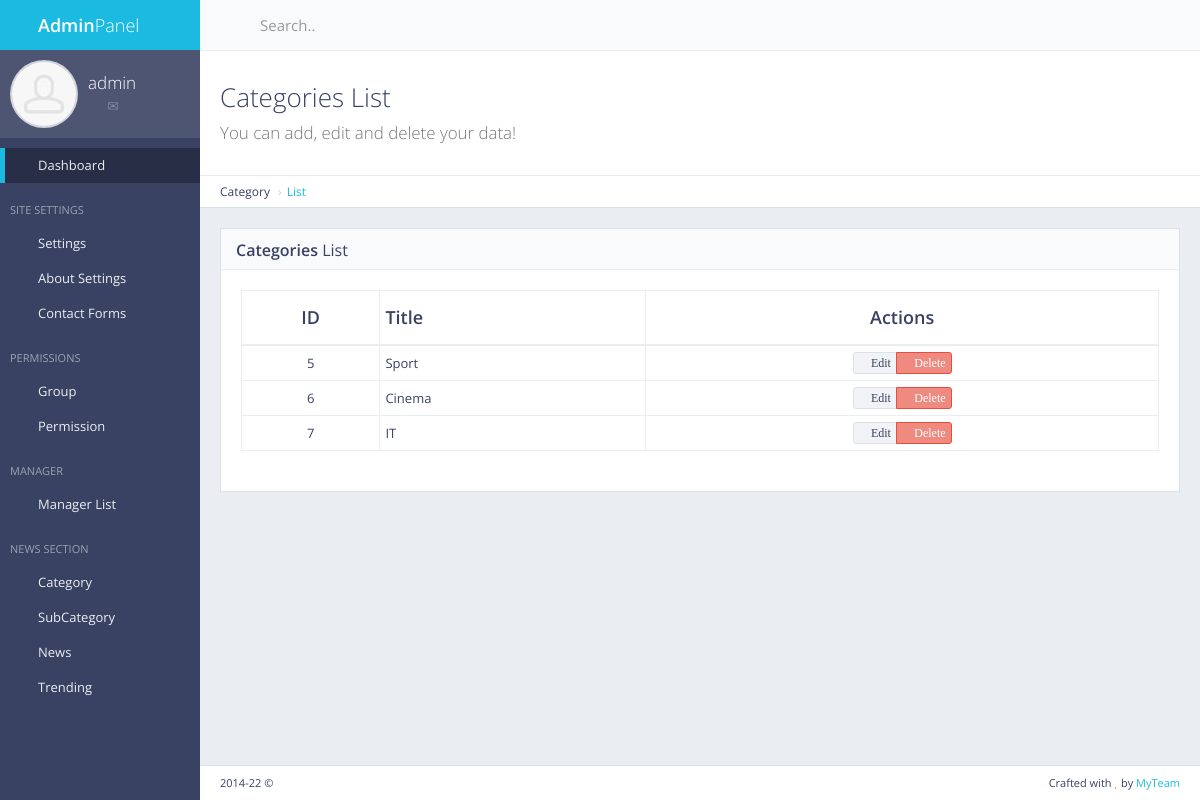
The app's page /panel/category/list/ (signed in) with its own data.
### cat/models.py (models this page shows, shortened)
class Cat(models.Model):
    name = models.CharField(max_length=50)
    count = models.IntegerField(default=0)

### cat/views.py (the view)
# urls.py: re_path(r'panel/category/list/$', views.cat_list, name='cat_list'),
def cat_list(request):
    if not request.user.is_authenticated :
        return redirect('mylogin')
    cat = Cat.objects.all()
    return render(request, 'back/cat_list.html', {'cat': cat})

### main/templatetags/extera_auth.py (called while the page is built)
@register.filter(name='has_group')
def has_group(user, group_name):
    return user.groups.filter(name=group_name).exists()

### main/templates/back/cat_list.html (shortened to what this page needs)
{% extends 'back/master.html' %}
{% load static %}
{% block mainblock %}
    <div class="content-header">
        <div class="header-section">
            <h1>
                <i class="fa fa-table"></i>Categories List<br><small>You can add, edit and delete your data!</small>
            </h1>
        </div>
    </div>
    <ul class="breadcrumb breadcrumb-top">
        <li>Category</li>
        <li><a href="/panel/category/list/">List</a></li>
    </ul>
    <div class="block full">
        <div class="block-title">
            <h2><strong>Categories</strong> List</h2>
        </div>
        <div class="table-responsive">
            <table id="example-datatable" class="table table-vcenter table-condensed table-bordered">
                <thead>
                    <tr>
                        <th class="text-center">ID</th>
                        <th>Title</th>
                        <th class="text-center">Actions</th>
                    </tr>
                </thead>
                <tbody>
                    {% for cc in cat %}
                    <tr>
                        <td class="text-center">{{ cc.pk }}</td>
                        <td>{{ cc.name }}</td>
                        <td class="text-center">
                            <div class="btn-group">
                                <a href="" data-toggle="tooltip" title="Edit" class="btn btn-xs btn-default"><i class="fa fa-pencil"> Edit</i></a>
                                <a href="" data-toggle="tooltip" title="Delete" class="btn btn-xs btn-danger"><i class="fa fa-times"> Delete</i></a>
                            </div>
                        </td>
                    </tr>
                    {% endfor %}
                </tbody>
            </table>
        </div>
    </div>
{% endblock %}

### main/templates/back/master.html (shortened to what this page needs)
{% load static %}
{% load extera_auth %}
{% if user.is_authenticated%}
<!DOCTYPE html>
 <html class="no-js" lang="en">
    <head>
        <link rel="stylesheet" href="{% static 'back/css/bootstrap.min.css' %}">
        <link rel="stylesheet" href="{% static 'back/css/plugins.css' %}">
        <link rel="stylesheet" href="{% static 'back/css/main.css' %}">
        <link rel="stylesheet" href="{% static 'back/css/themes.css' %}">
    </head>
    <body>
        <div id="page-wrapper">
            <div id="page-container" class="sidebar-partial sidebar-visible-lg sidebar-no-animations">
                <div id="sidebar">
                    <div id="sidebar-scroll">
                        <div class="sidebar-content">
                            <a href="/panel" class="sidebar-brand">
                                <i class="gi gi-flash"></i><span class="sidebar-nav-mini-hide"><strong>Admin</strong>Panel</span>
                            </a>
                            <div class="sidebar-section sidebar-user clearfix sidebar-nav-mini-hide">
                                <div class="sidebar-user-avatar">
                                    <a href="page_ready_user_profile.html">
                                        <img src="{% static 'back/img/placeholders/avatars/avatar2.jpg' %}" alt="avatar">
                                    </a>
                                </div>
                                <div class="sidebar-user-name">{{ request.user }}</div>
                                <div class="sidebar-user-links">
                                    <a href="page_ready_user_profile.html" data-toggle="tooltip" data-placement="bottom" title="Profile"><i class="gi gi-user"></i></a>
                                    <a href="page_ready_inbox.html" data-toggle="tooltip" data-placement="bottom" title="Messages"><i class="gi gi-envelope"></i></a>
                                    <a href="/panel/change/pass/" class="enable-tooltip" data-placement="bottom" title="Settings" ><i class="gi gi-cogwheel"></i></a>
                                    <a href="/logout" data-toggle="tooltip" data-placement="bottom" title="Logout"><i class="gi gi-exit"></i></a>
                                </div>
                            </div>
                            <ul class="sidebar-nav">
                                <li>
                                    <a href="/panel" class=" active"><i class="gi gi-stopwatch sidebar-nav-icon"></i><span class="sidebar-nav-mini-hide">Dashboard</span></a>
                                </li>
                                {% if request.user|has_group:"masteruser" %}
                                <li class="sidebar-header">
                                    <span class="sidebar-header-options clearfix"><a href="javascript:void(0)" data-toggle="tooltip" title="Quick Settings"><i class="gi gi-settings"></i></a></span>
                                    <span class="sidebar-header-title">Site Settings</span>
                                </li>
                                <li>
                                    <a href="/panel/setting" class=" "><i class="gi gi-show_big_thumbnails sidebar-nav-icon"></i><span class="sidebar-nav-mini-hide">Settings</span></a>
                                </li>
                                <li>
                                    <a href="/panel/about/setting" class=" "><i class="gi gi-show_big_thumbnails sidebar-nav-icon"></i><span class="sidebar-nav-mini-hide">About Settings</span></a>
                                </li>
                                <li>
                                    <a href="/panel/contactform" class=" "><i class="gi gi-show_big_thumbnails sidebar-nav-icon"></i><span class="sidebar-nav-mini-hide">Contact Forms</span></a>
                                </li>
                                <li class="sidebar-header">
                                    <span class="sidebar-header-options clearfix"><a href="javascript:void(0)" data-toggle="tooltip" title="Quick Settings"><i class="gi gi-settings"></i></a></span>
                                    <span class="sidebar-header-title">Permissions</span>
                                </li>
                                <li>
                                    <a href="/panel/manager/group/" class=" "><i class="gi gi-show_big_thumbnails sidebar-nav-icon"></i><span class="sidebar-nav-mini-hide">Group</span></a>
                                </li>
                                <li>
                                    <a href="/panel/manager/perms/" class=" "><i class="gi gi-show_big_thumbnails sidebar-nav-icon"></i><span class="sidebar-nav-mini-hide">Permission</span></a>
                                </li>
                                <li class="sidebar-header">
                                    <span class="sidebar-header-options clearfix"><a href="javascript:void(0)" data-toggle="tooltip" title="Quick Settings"><i class="gi gi-settings"></i></a></span>
                                    <span class="sidebar-header-title">Manager</span>
                                </li>
                                <li>
                                    <a href="/panel/manager/list/" class=" "><i class="gi gi-show_big_thumbnails sidebar-nav-icon"></i><span class="sidebar-nav-mini-hide">Manager List</span></a>
                                </li>
                                {% endif %}
                                <li class="sidebar-header">
                                    <span class="sidebar-header-options clearfix"><a href="javascript:void(0)" data-toggle="tooltip" title="Quick Settings"><i class="gi gi-settings"></i></a></span>
                                    <span class="sidebar-header-title">News Section</span>
                                </li>
                                {% if request.user|has_group:"masteruser" %}
                                <li>
                                    <a href="#" class="sidebar-nav-menu"><i class="fa fa-angle-left sidebar-nav-indicator sidebar-nav-mini-hide"></i><i class="gi gi-show_big_thumbnails sidebar-nav-icon"></i><span class="sidebar-nav-mini-hide">Category</span></a>
                                </li>
                                <li>
                                    <a href="#" class="sidebar-nav-menu"><i class="fa fa-angle-left sidebar-nav-indicator sidebar-nav-mini-hide"></i><i class="gi gi-show_big_thumbnails sidebar-nav-icon"></i><span class="sidebar-nav-mini-hide">SubCategory</span></a>
                                </li>
                                {% endif %}
                                <li>
                                    <a href="#" class="sidebar-nav-menu"><i class="fa fa-angle-left sidebar-nav-indicator sidebar-nav-mini-hide"></i><i class="gi gi-show_big_thumbnails sidebar-nav-icon"></i><span class="sidebar-nav-mini-hide">News</span></a>
                                </li>
                                {% if request.user|has_group:"masteruser" %}
                                <li>
                                    <a href="/panel/trending" class=" "><i class="gi gi-show_big_thumbnails sidebar-nav-icon"></i><span class="sidebar-nav-mini-hide">Trending</span></a>
                                </li>
                                {% endif %}
                            </ul>
                        </div>
                    </div>
                </div>
                <div id="main-container">
                    <header class="navbar navbar-default">
                        <ul class="nav navbar-nav-custom">
                            <li>
                                <a href="javascript:void(0)" onclick="App.sidebar('toggle-sidebar');this.blur();">
                                    <i class="fa fa-bars fa-fw"></i>
                                </a>
                            </li>
                        </ul>
                        <form action="page_ready_search_results.html" method="post" class="navbar-form-custom">
                            <div class="form-group">
                                <input type="text" id="top-search" name="top-search" class="form-control" placeholder="Search..">
                            </div>
                        </form>
                    </header>
                    <div id="page-content">
                        {% block mainblock %}
                        {% endblock %}
                    </div>
                    <footer class="clearfix">
                        <div class="pull-right">
                            Crafted with <i class="fa fa-heart text-danger"></i> by <a href="#" target="_blank">MyTeam</a>
                        </div>
                        <div class="pull-left">
                            <span id="year-copy"></span> &copy;
                        </div>
                    </footer>
                </div>
            </div>
        </div>
    </body>
</html>
{% else %}
Please login
{% endif %}

### records on screen
Cat: pk "5", name "Sport"
Cat: pk "6", name "Cinema"
Cat: pk "7", name "IT"

### other values on screen
{{ request.user }} "admin"
